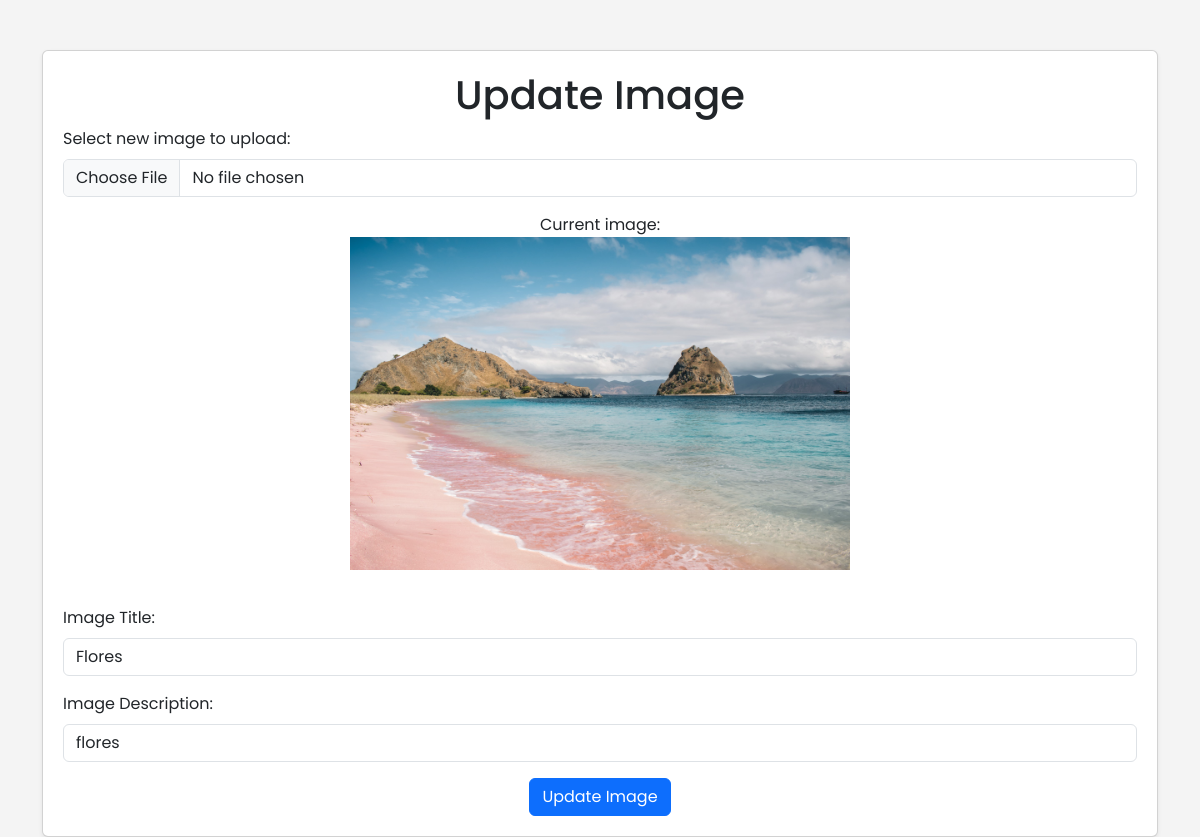
The app's page /admin/update_images.php?id=62&title=Flores&image_path=../uploads/flores.jpeg (signed in) with its own data.
### tables this page shows
CREATE TABLE `images` (
  `id_images` int NOT NULL,
  `image_path` varchar(255) NOT NULL,
  `title` varchar(255) NOT NULL,
  `description` text,
  `uploaded_at` timestamp NULL DEFAULT CURRENT_TIMESTAMP,
  `id_role` int DEFAULT NULL
);

### admin/update_images.php (the view, shortened to what this page needs)
<?php
$imagePath = "";
$description = "";
if ($_SERVER["REQUEST_METHOD"] == "POST") {
    $id_images = $_POST["id_images"];
    $title = $_POST["title"];
    $description = $_POST["description"];
    $file = $_FILES["fileToUpload"];
    $conn = koneksi();
    $stmt = $conn->prepare("SELECT image_path FROM images WHERE id_images = ?");
    $stmt->bind_param("i", $id_images);
    $stmt->execute();
    $stmt->bind_result($imagePath);
    $stmt->fetch();
    $stmt->close();
    $message = updateImage($id_images, $title, $description, $file, $conn, $imagePath);
    $conn->close();
    if (strpos($message, 'updated') !== false) {
        echo "<script>alert('$message'); window.location.href='image.php';</script>";
    } else {
        echo "<script>alert('$message');</script>";
    }
}else if (isset($_GET["id"])) {
    $id_images = $_GET["id"];
    $conn = koneksi();
    $stmt = $conn->prepare("SELECT image_path, title, description FROM images WHERE id_images = ?");
    $stmt->bind_param("i", $id_images);
    $stmt->execute();
    $stmt->bind_result($imagePath, $title, $description);
}
?>
<!DOCTYPE html>
<html lang="en">
<head>
    <link href="https://cdn.jsdelivr.net/npm/bootstrap@5.3.3/dist/css/bootstrap.min.css" rel="stylesheet">
    <link rel="stylesheet" href="assets/css/image.css">
</head>
<body>
<div class="container">
    <div class="card shadow-sm">
        <h1 class="card-title text-center">Update Image</h1>
        <form action="" method="post" enctype="multipart/form-data">
            <div class="mb-3">
                <label for="fileToUpload" class="form-label">Select new image to upload:</label>
                <input type="file" name="fileToUpload" id="fileToUpload" class="form-control" onchange="previewImage(event)">
            </div>
            <div class="mb-3 text-center">
                Current image:
                <br>
                <img id="imagePreview" class="preview" src="<?= htmlspecialchars($imagePath); ?>" alt="Image preview...">
            </div>
            <div class="mb-3">
                <label for="title" class="form-label">Image Title:</label>
                <input type="text" name="title" id="title" class="form-control" value="<?= htmlspecialchars($title ?? ''); ?>" placeholder="Enter image title">
            </div>
            <div class="mb-3">
                <label for="description" class="form-label">Image Description:</label>
                <input type="text" name="description" id="description" class="form-control" value="<?= htmlspecialchars($description ?? ''); ?>" placeholder="Enter image description">
            </div>
            <div class="text-center">
                <input type="submit" value="Update Image" name="submit" class="btn btn-primary">
            </div>
        </form>
    </div>
</div>
</body>
</html>

### admin/assets/css/image.css (style rules this page uses)
body { font-family: 'Poppins', sans-serif; background-color: #f4f4f4; }
.container { margin-top: 50px; }
.card { padding: 20px; }
.preview { max-width: 500px; max-height: 500px; margin-bottom: 20px; }

### records on screen
images: image_path (picture), title "Flores", description "flores"
